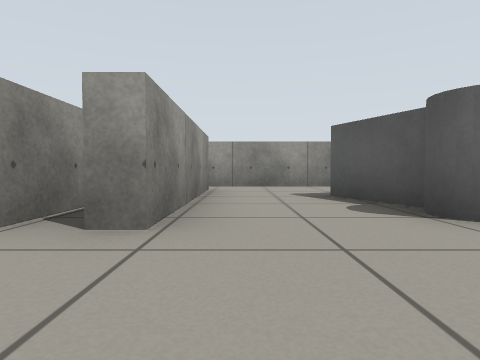
view 1 (above)

23 first-person views from a walk through a Gazebo world. The camera is 0.39 m above the floor, tilts 2° down and sees 75° across. The floor is counted in squares, 1 m on a side. Each view is taken from the middle of a square. On the plan, view 1 faces up. The plan holds only what a view shows up to about 9 squares ahead; the rest is blank.

view 2
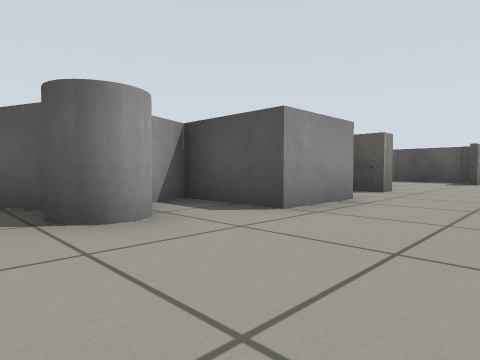

view 3
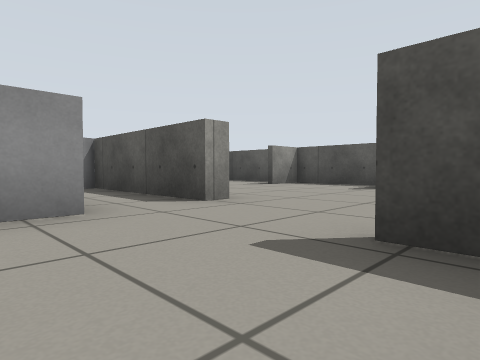

view 4
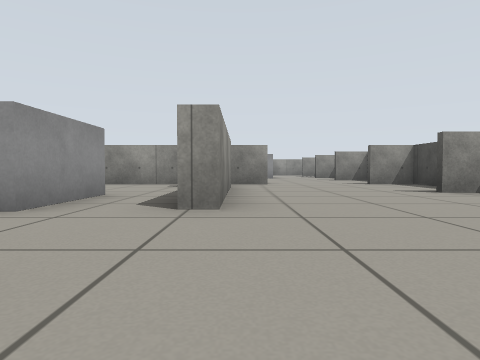

view 5
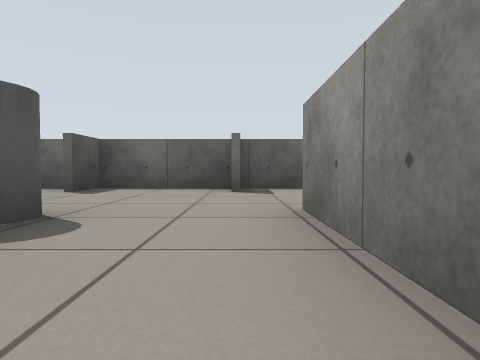

view 6
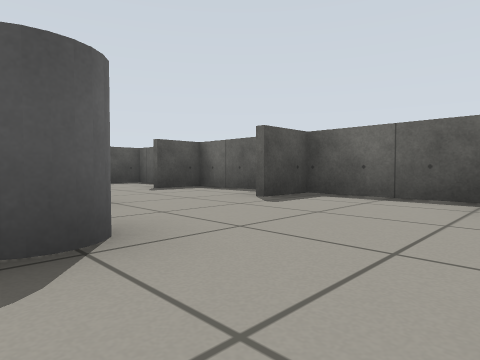

view 7
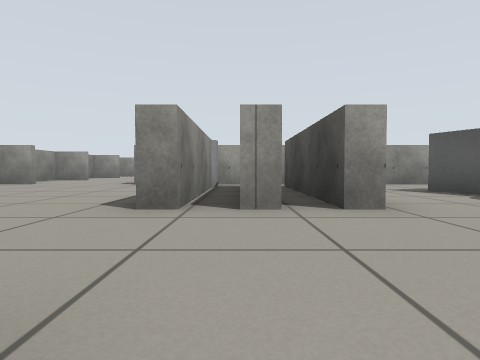

view 8
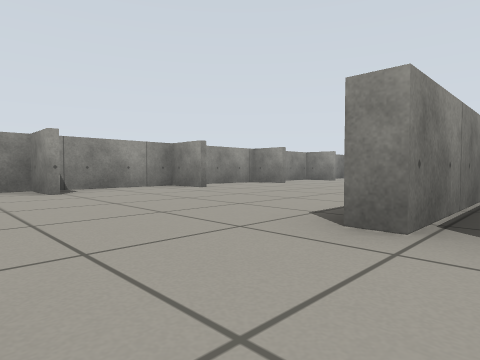

view 9
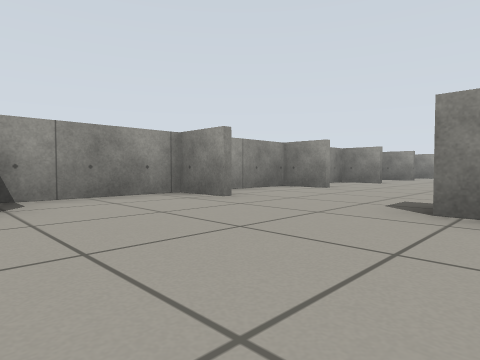

view 10
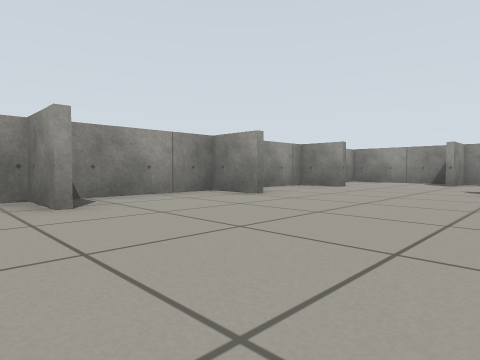

view 11
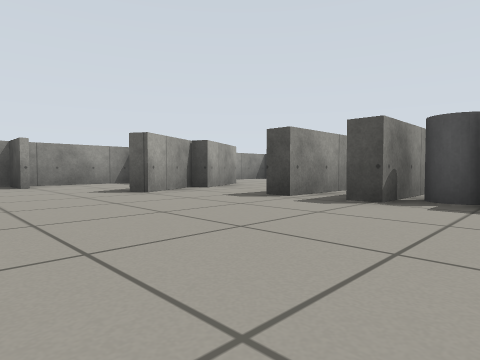

view 12
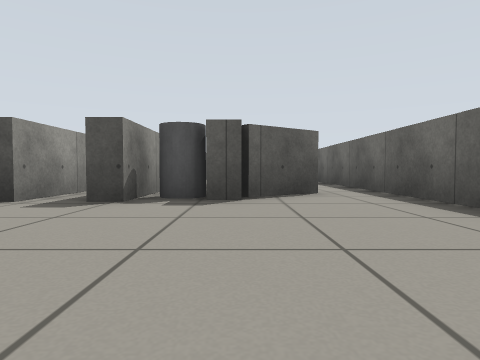

view 13
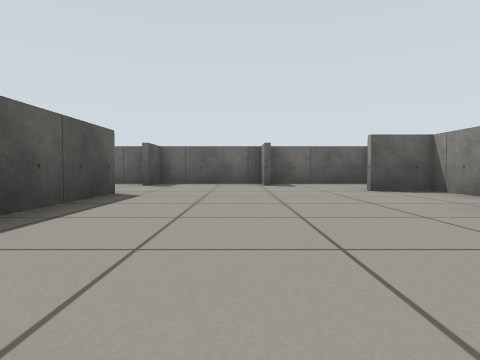

view 14
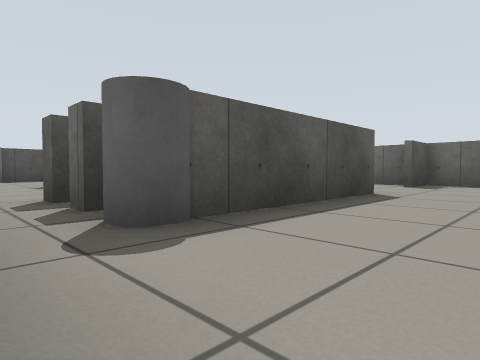

view 15
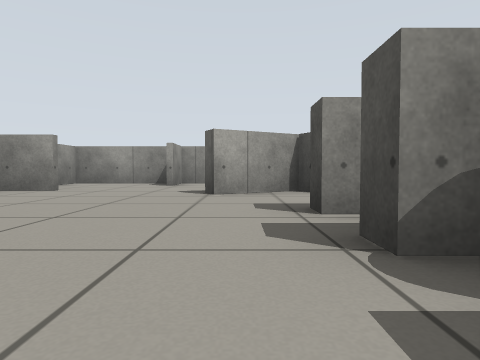

view 16
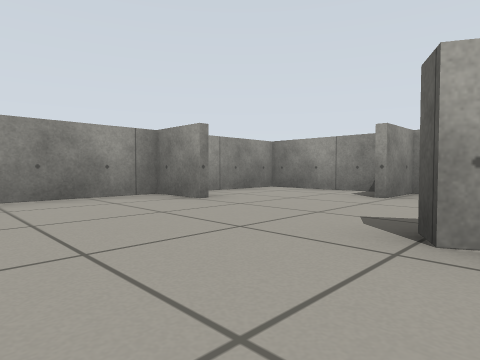

view 17
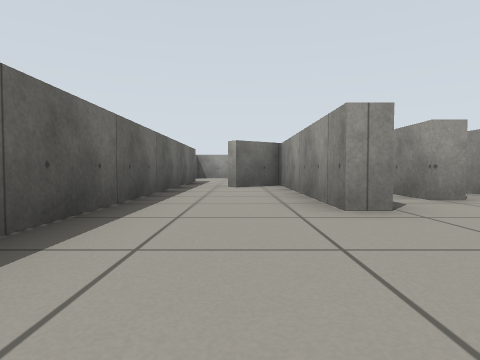

view 18
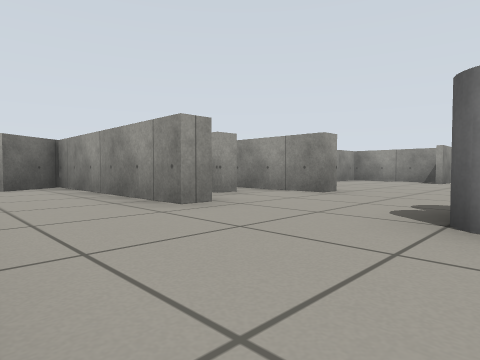

view 19
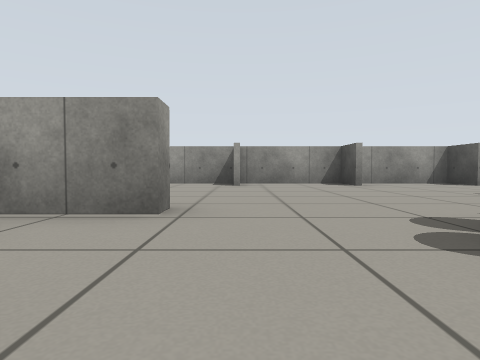

view 20
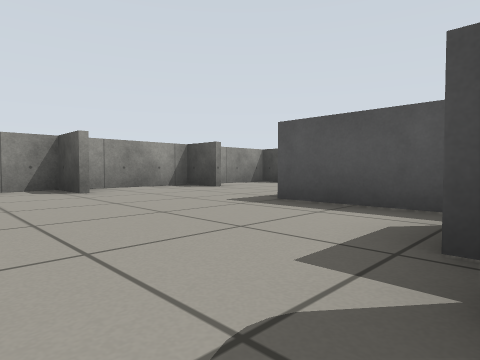

view 21
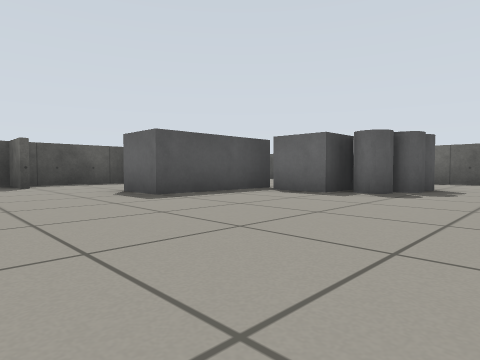

view 22
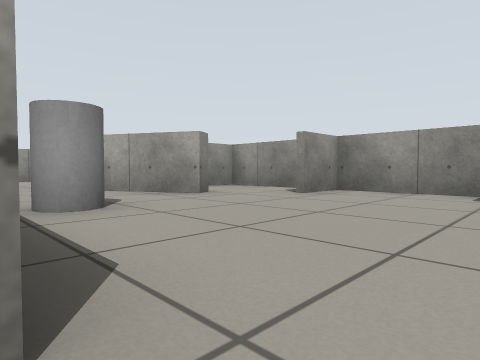

view 23
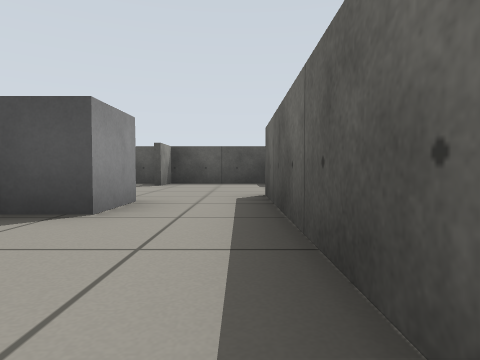

### Floor plan
Points are (right, up) in squares from view 1. A wall is a line through its corners. A room is listed if a view was taken in it or the views show most of it. See-through windows are left out.
Room 1 (views 1, 2, 3, 4, 5, 6)
walls: (3.5, -1.4) (5.7, -1.4) (5.7, -0.2); (6.8, 2) (6.4, 2) (6.4, 5.5); (0.1, -1.4) (2.8, -1.4) (2.8, -0.2); (-1.6, 3.2) (-1.6, 2); (-0.6, 6) (-0.6, 2); (7.8, -1.4) (8.6, -1.4) (8.6, -0.5); (7.8, 7) (-2.6, 7)
ways out: opening at (-1, 0.5) to room 2; opening at (8.5, 0.5) to room 3
objects: grey cylinder (2, 2) to (2, 3); grey box (2, 4) to (3, 5); grey box (4, 2) to (5, 4); grey cylinder (6, 6)
Room 2 (views 7, 8, 9, 10, 11, 12, 13, 14, 15, 16)
walls: (-4, 7.6) (-1.5, 7.6); (-7.2, 7) (-8.4, 7) (-8.4, 0.7); (-3, 9.9) (-3, 10.5); (-7.2, 10) (-8.4, 10) (-8.4, 8.1); (-1.9, 8.7) (-2.7, 9.9); (-3.3, 11.4) (-3.3, 11.9); (-7.3, 4.1) (-8.5, 4.1); (-1.6, 11.4) (-2.4, 11.4); (-7.2, 12.7) (-8.4, 12.7) (-8.4, 10.2); (-2.6, 2) (-3, 2) (-3, 5.6); (-1.6, 2) (-2, 2); (1.1, 11.4) (0.1, 11.4); (-7.3, 1.3) (-8.5, 1.3); (-0.6, 2) (-1, 2); (-8.5, 1.4) (-7.2, 1.4); (-2.8, 15.2) (-3, 15.5) (-4.4, 14.8) (-4.6, 15.2); (-7.2, 15.6) (-8.4, 15.6) (-8.4, 13.5); (-5.6, -0.3) (-5.6, -1.4) (0, -1.4); (2.3, 12.7) (-3.3, 12.7) (-3.3, 13.1); (-5.7, 17.2) (-5.7, 18.5); (-3, -1.5) (-3, -0.2); (-8.5, -1.4) (-5.8, -1.4); (-5.6, 18.5) (-5.6, 17.2); (-2.9, 18.4) (-8.4, 18.4) (-8.4, 16.6)
ways out: opening at (-1, 0.5) to room 1; opening at (-3, 15.5) to room 3; opening at (-2, 8) to room 3; opening at (1, 11) to room 3
objects: grey cylinder (-3, 6); grey cylinder (-3, 11)
Room 3 (views 17, 18, 19, 20, 21, 22, 23)
walls: (2.1, 10.5) (2.1, 10) (-2.4, 10) (-1.6, 8.8); (2.3, 13.1) (2.3, 12.7); (1.1, 11.9) (1.1, 11.4); (11.4, 10.3) (11.4, 10.9); (6.8, 5.5) (6.8, 2); (11.4, 13.1) (11.4, 16); (10.2, 15.7) (11.5, 15.7); (5.7, 17.3) (5.7, 18.4) (3, 18.4) (3, 17.2); (11.4, 7.3) (11.4, 10) (10.2, 10); (8.6, 17.2) (8.6, 18.4) (6.2, 18.4); (11.4, 6) (11.4, 7) (10.2, 7); (2.9, 18.4) (0.2, 18.4) (0.2, 17.2); (-1.5, 7.6) (7.6, 7.6); (10.4, 18.4) (9.6, 18.4); (-1.2, 16.5) (-1, 16.1) (-2.8, 15.2); (-0.8, 18.4) (-2.6, 18.4) (-2.6, 17.6); (10.7, 1.3) (10.2, 1.3); (11.4, 1.5) (11.4, 4.1) (10.2, 4.1)
ways out: opening at (8.5, 0.5) to room 1; opening at (-3, 15.5) to room 2; opening at (-2, 8) to room 2; opening at (1, 11) to room 2
objects: grey cylinder (0, 14); grey cylinder (5, 11); grey cylinder (5, 12); grey box (6, 9) to (6, 10); other object (6, 11); grey box (6, 12) to (7, 12); grey box (7, 13) to (8, 14)

Positions as (right, up) in squares from view 1, and headings:
1: (0, 0), facing up
2: (1, 0), facing up-right
3: (4, -1), facing up-right
4: (7, -1), facing up
5: (0, 5), facing down
6: (0, 3), facing down-right
7: (-2, -1), facing up
8: (-2, 0), facing up-left
9: (-4, 4), facing up-left
10: (-4, 9), facing up-left
11: (-7, 10), facing up-right
12: (-7, 10), facing right
13: (-5, 7), facing down
14: (-5, 7), facing down-right
15: (-4, 10), facing up
16: (-4, 13), facing up-left
17: (5, 9), facing left
18: (5, 8), facing up-left
19: (3, 10), facing up
20: (4, 12), facing up-right
21: (3, 17), facing down-right
22: (3, 13), facing up-left
23: (3, 8), facing right
